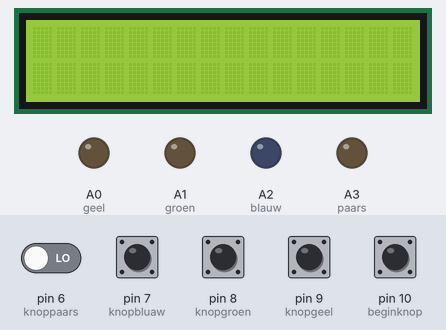
The sketch below on a simulated Arduino Uno, built with avr-gcc and run on an emulated ATmega328P. On the bench: 16×2 character LCD, output pins drawn as LEDs (lit = HIGH). Inputs (shaded band) come from the test bench; at power-on: pin 6 (knoppaars), pin 7 (knopbluaw), pin 8 (knopgroen), pin 9 (knopgeel), pin 10 (beginknop) LOW. Random numbers use the default seed unless the sketch sets one; what the sketch prints to the serial monitor is not drawn.

Above: at 1.2 s.
1.3 s: pin 10 (beginknop) pulled HIGH for 0.15 s
At 2.2 s:
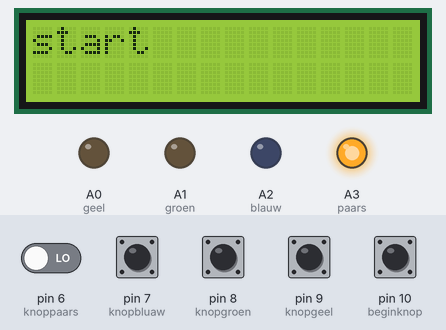
3.8 s: pin 7 (knopbluaw) pulled HIGH for 0.15 s
At 6.0 s:
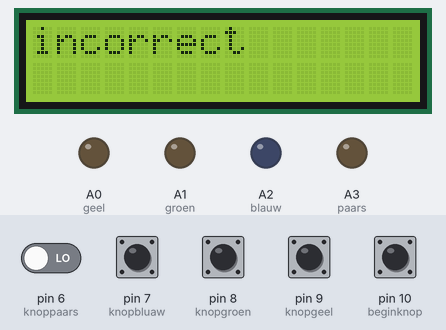
6.3 s: pin 6 (knoppaars) driven HIGH and pin 10 (beginknop) driven HIGH
9.3 s: pin 10 (beginknop) driven LOW
11.3 s: pin 10 (beginknop) driven HIGH
At 12.7 s:
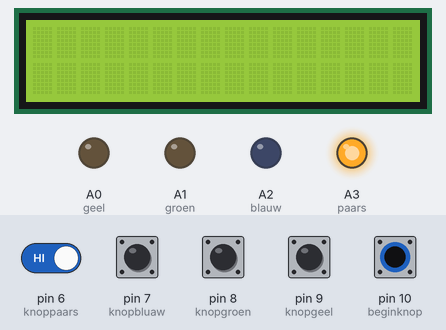
Timing chart, 0 to 48.3 s (numbered marks = the images above; inputs shaded):
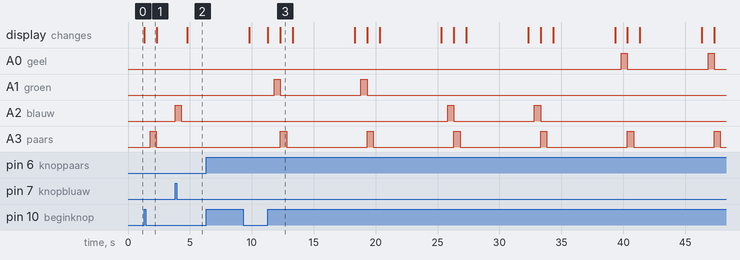

The sketch:

eindopdracht_copy_20240117151246.ino
```cpp
#include <LiquidCrystal.h>

const int geel = A0;
const int groen = A1;
const int blauw = A2;
const int paars = A3;
const int beginknop = 10;
const int knopgeel = 9;
const int knopgroen = 8;
const int knopbluaw = 7;
const int knoppaars = 6;
int level = 1;
int lijst[20];
int knoplijst[20];
int list = 0;
int knoop = 0;
int lijstgrote = level;
const int rs = 12, en = 11, d4 = 5, d5 = 4, d6 = 3, d7 = 2;
LiquidCrystal lcd(rs, en, d4, d5, d6, d7);
int begin = 0;
int pos = 0;
int knoppen = 0;
int knop = 0;

bool vergelijk(int a1[], int a2[], int lengte) {
  for (int i = 0; i < level; i++){
    if (a1[i] == a2[i]){
    }
    else{
      return false;
    }
  }
  return true;
}


void setup() {
  lcd.begin(16, 2);
  pinMode(geel, OUTPUT);
  pinMode(groen, OUTPUT);
  pinMode(blauw, OUTPUT);
  pinMode(paars, OUTPUT);
  pinMode(knopgeel, INPUT);
  pinMode(knopgroen, INPUT);
  pinMode(knopbluaw, INPUT);
  pinMode(knoppaars, INPUT);
  pinMode(beginknop, INPUT);
  Serial.begin(9600);
}

void loop() {
  begin = digitalRead(beginknop);
  if (begin == HIGH) {
    lcd.print("start");

    for (int i = 0; i < level; i++) {
      delay(500);
      int light = random(1, 5);
      lijst[i] = light;
      list = list + light;

      switch (light) {
        case 1:
          digitalWrite(geel, HIGH);
          delay(500);
          digitalWrite(geel, LOW);
          break;
        case 2:
          digitalWrite(groen, HIGH);
          delay(500);
          digitalWrite(groen, LOW);
          break;
        case 3:
          digitalWrite(blauw, HIGH);
          delay(500);
          digitalWrite(blauw, LOW);
          break;
        case 4:
          digitalWrite(paars, HIGH);
          delay(500);
          digitalWrite(paars, LOW);
          break;
        default:
        break;
      }
    }
    lcd.clear();

    Serial.print("lijst: ");

    for (int i = 0; i < level; i++) {
      Serial.print(lijst[i]);
      Serial.print(" ");
    }
    Serial.println();
    knoppen = 1;

  }
  if (knoppen == 1){
    int pos = 0;

    while (pos < level){
      int knop1 = digitalRead(knopgeel);
      int knop2 = digitalRead(knopgroen);
      int knop3 = digitalRead(knopbluaw);
      int knop4 = digitalRead(knoppaars);

      if (knop1 == HIGH) {
        knop = 1;
        knoplijst[pos] = knop;
        pos++;
        knoop = knoop + 1;
        digitalWrite(geel, HIGH);
        delay(500);
        digitalWrite(geel, LOW);
        delay(500);
      }
      else if (knop2 == HIGH) {
        knop = 2;
        knoplijst[pos] = knop;
        pos++;
        knoop = knoop + 2;
        digitalWrite(groen, HIGH);
        delay(500);
        digitalWrite(groen, LOW);
        delay(500);
      }
      else if (knop3 == HIGH) {
        knop = 3;
        knoplijst[pos] = knop;
        pos++;
        knoop = knoop + 3;
        digitalWrite(blauw, HIGH);
        delay(500);
        digitalWrite(blauw, LOW);
        delay(500);
      }
      else if (knop4 == HIGH) {
        knop = 4;
        knoplijst[pos] = knop;
        pos++;
        knoop = knoop + 4;
        digitalWrite(paars, HIGH);
        delay(500);
        digitalWrite(paars, LOW);
        delay(500);
      }

    }

    Serial.print("knoplijst: ");
    for (int i = 0; i < level; i++) {
      Serial.print(knoplijst[i]);
      Serial.print(" ");
    }


    if (vergelijk(knoplijst, lijst, level) == true){
      lcd.print("correct");
      delay(1500);
      level++;
    }
    else{
      lcd.print("incorrect");
      delay(5000);
      level = 1;
    }

    lcd.clear();
    if (level > 20){
      lcd.print("je hebt gewonnen!!!");
      for (int i = 0; i < 100; i++) {
      digitalWrite(blauw, HIGH);
      delay(100);
      digitalWrite(groen, HIGH);
      delay(100);
      digitalWrite(blauw, LOW);
      digitalWrite(geel, HIGH);
      delay(100);
      digitalWrite(geel, LOW);
      digitalWrite(groen, LOW);
      digitalWrite(paars, HIGH);
      delay(100);
      digitalWrite(paars, LOW);
      }
      delay(5000);
      level = 1;
    }
  }
  pos = 0;
  list = 0;
  knoop = 0;
  knoppen = 0;
  lcd.clear();
}
```

Measured:
- after the input at 1.3 s, A3 (paars): LOW → HIGH after 0.50 s, → LOW 0.50 s later; the display: changes at once (image 1)
- after the input at 3.8 s, A2 (blauw): LOW → HIGH at once, → LOW 0.50 s later; the display: changes after 1.0 s (image 2)
- after the input at 6.3 s, every drawn part: stays the same
- after the input at 11.3 s, A0 (geel): alternates HIGH for 0.50 s and LOW for 6.5 s, starting after 28.5 s; A1 (groen): alternates HIGH for 0.50 s and LOW for 6.5 s, 4 changes in all, then stays LOW, starting after 0.50 s
- what the display in image 3 shows lasts 1.0 s, from 12.3 s to 13.3 s
